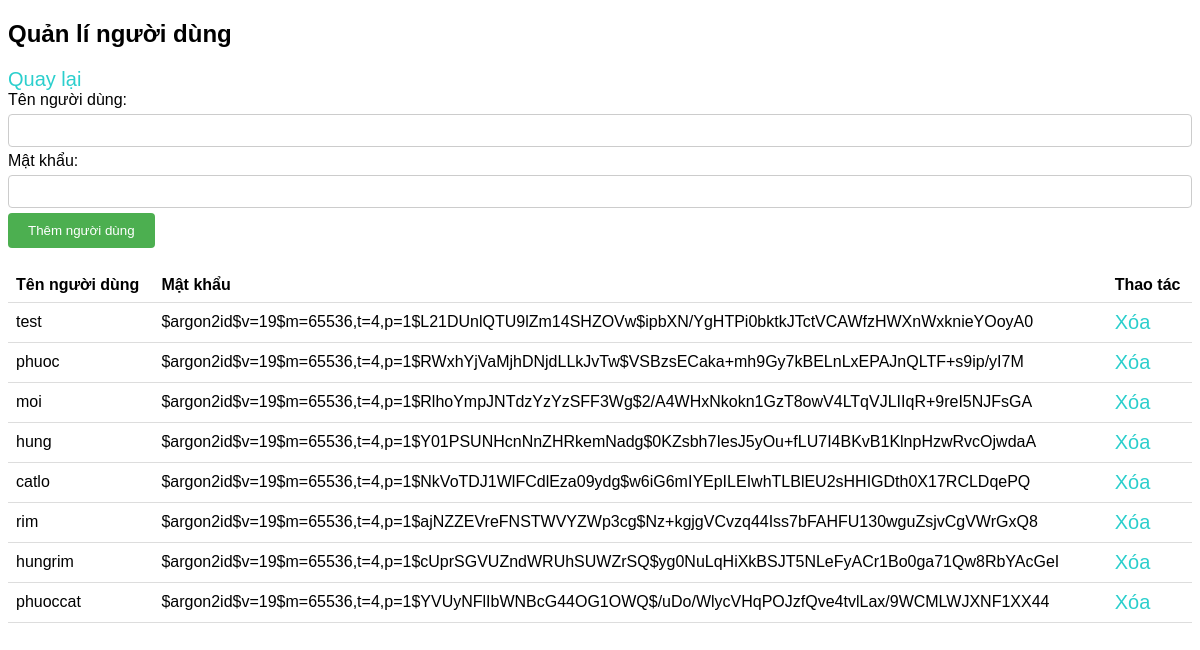
Screenshot of /admin/trangqlnd.php with the database file from the repository.
### tables this page shows
CREATE TABLE `users` (
  `user_id` int(255) NOT NULL,
  `username` varchar(50) NOT NULL,
  `password` varchar(100) NOT NULL,
  `re_password` varchar(50) NOT NULL,
  `email` varchar(50) NOT NULL,
  `role` tinyint(1) NOT NULL
);

### admin/trangqlnd.php (the view, shortened to what this page needs)
<!DOCTYPE html>
<html lang="en">
<head>
</head>
<body>
    <h2>Quản lí người dùng</h2>
    <a href="trangadmin.html">Quay lại</a>
    <form action="process.php" method="post">
        <label for="username">Tên người dùng:</label>
        <input type="text" id="username" name="username" required>
        <label for="password">Mật khẩu:</label>
        <input type="password" id="password" name="password" required>
        <input type="submit" value="Thêm người dùng" name="addUser">
    </form>
    <table>
        <tr>
            <th>Tên người dùng</th>
            <th>Mật khẩu</th>
            <th>Thao tác</th>
        </tr>
        <?php
        $conn = mysqli_connect("localhost", "root", "", "dacsn-n12");
        $sql = "SELECT * FROM users";
        $result = mysqli_query($conn, $sql);
        if (mysqli_num_rows($result) > 0) {
            while($row = mysqli_fetch_assoc($result)) {
                echo "<tr><td>".$row["username"]."</td><td>".$row["password"]."</td><td><a href='process.php?username=".$row["username"]."&password=".$row["password"]."'>Xóa</a></td></tr>";
            }
        } else {
            echo "0 kết quả";
        }
        ?>
    </table>
</body>
</html>

### admin/trangqlnd.php (style rules this page uses)
body { font-family: Arial, sans-serif; }
table { width: 100%; border-collapse: collapse; }
a { text-decoration: none; color: #2bcfcd; font-size: 20px; }
th, td { padding: 8px; text-align: left; border-bottom: 1px solid #ddd; }
form { margin-bottom: 20px; }
input[type=text], input[type=password] { width: 100%; padding: 8px; margin: 5px 0; display: inline-block; border: 1px solid #ccc; border-radius: 4px; box-sizing: border-box; }
input[type=submit] { background-color: #4CAF50; color: white; padding: 10px 20px; border: none; border-radius: 4px; cursor: pointer; }

### rows the page displays
users: username "test", password "$argon2id$v=19$m=65536,t=4,p=1$L21DUnlQTU9lZm14SHZOVw$ipbXN/YgHTPi0bktkJTctVCAWfzHWXnWxknieYOoyA0"
users: username "phuoc", password "$argon2id$v=19$m=65536,t=4,p=1$RWxhYjVaMjhDNjdLLkJvTw$VSBzsECaka+mh9Gy7kBELnLxEPAJnQLTF+s9ip/yI7M"
users: username "moi", password "$argon2id$v=19$m=65536,t=4,p=1$RlhoYmpJNTdzYzYzSFF3Wg$2/A4WHxNkokn1GzT8owV4LTqVJLIIqR+9reI5NJFsGA"
users: username "hung", password "$argon2id$v=19$m=65536,t=4,p=1$Y01PSUNHcnNnZHRkemNadg$0KZsbh7IesJ5yOu+fLU7I4BKvB1KlnpHzwRvcOjwdaA"
users: username "catlo", password "$argon2id$v=19$m=65536,t=4,p=1$NkVoTDJ1WlFCdlEza09ydg$w6iG6mIYEpILEIwhTLBlEU2sHHIGDth0X17RCLDqePQ"
users: username "rim", password "$argon2id$v=19$m=65536,t=4,p=1$ajNZZEVreFNSTWVYZWp3cg$Nz+kgjgVCvzq44Iss7bFAHFU130wguZsjvCgVWrGxQ8"
users: username "hungrim", password "$argon2id$v=19$m=65536,t=4,p=1$cUprSGVUZndWRUhSUWZrSQ$yg0NuLqHiXkBSJT5NLeFyACr1Bo0ga71Qw8RbYAcGeI"
users: username "phuoccat", password "$argon2id$v=19$m=65536,t=4,p=1$YVUyNFlIbWNBcG44OG1OWQ$/uDo/WlycVHqPOJzfQve4tvlLax/9WCMLWJXNF1XX44"
